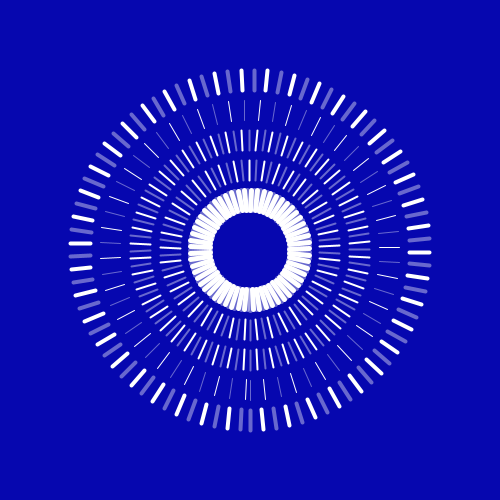
Frame 1 (no input)
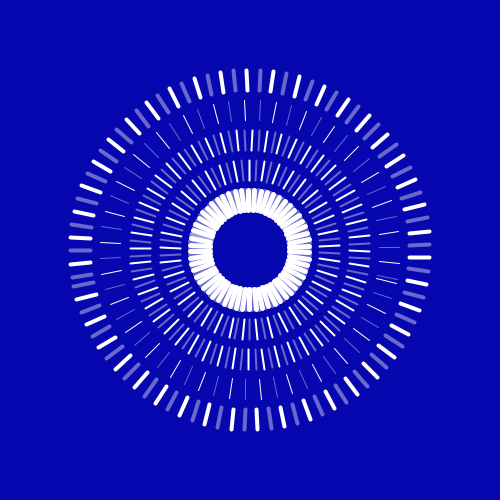
Frame 60 (the mouse pressed at the canvas centre just before this capture)
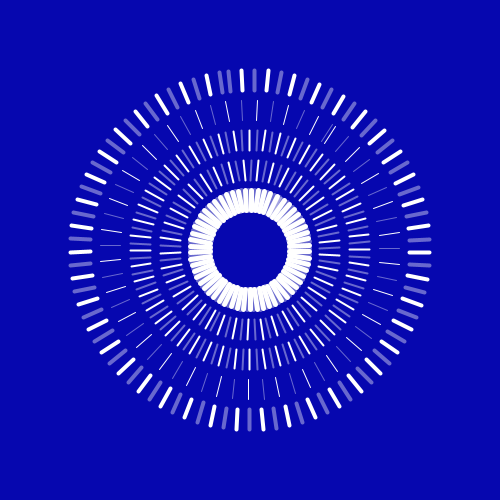
Frame 120 (the mouse held since frame 60 and released just before this capture)

The Processing sketch that drew these frames (run headless with seeded random() and noise(); from frame 60 on, the mouse is pressed at the canvas centre):

// Processing sketch: sketch_05062017
// ── sketch_05062017.pde
CircleSystem[] c = new CircleSystem[5];
float scalar = 10;
void setup(){
  size(500,500);
  smooth();
  for(int i = 0; i<c.length; i++){
    scalar+=30;
    c[i] = new CircleSystem(random(50,150), scalar, random(0.01, 0.09));
  }
}

void draw(){
  background(6,7,175);
  translate(width/2, height/2);
  for(int i = 0; i<c.length; i++){
    c[i].display();
  }
}
// ── Circle.pde
class Circle {
  float x1,y1,x2,y2,scalar, angle;
  int number;
  int s;
  Circle(int _number,float _angle, float _scalar, int _s){
    number = _number;
    angle = _angle;
    scalar = _scalar;
    s = _s;
  }
  
  void display(){
    pushMatrix();
    strokeWeight(s);
    if(number%2 == 0){
      stroke(255,100);
    }else{
      stroke(255);
    }
    x1 = sin(angle)*scalar;
    y1 = cos(angle)*scalar;
    x2 = sin(angle)*(scalar+20);
    y2 = cos(angle)*(scalar+20);
    beginShape(LINES);
      vertex(x1,y1);
      vertex(x2,y2);
    endShape();
    popMatrix();
  }
  
}
// ── CircleSystem.pde
class CircleSystem{
  ArrayList<Circle> circle;
  float num;
  float speed;
  float angle;
  CircleSystem(float _num, float scalar, float _speed){
    int r = floor(random(1,6));
    circle = new ArrayList<Circle>();
    for(int i = 0; i<_num; i++){
      float angle = map(i, 0,_num, 0, TWO_PI);
      circle.add(new Circle(i,angle, scalar, r));
    }
    speed = _speed;
  }
  
  void display(){
    rotate(angle);
    for(Circle c : circle){
      c.display();
    }
    angle = angle + speed;
  }
}
